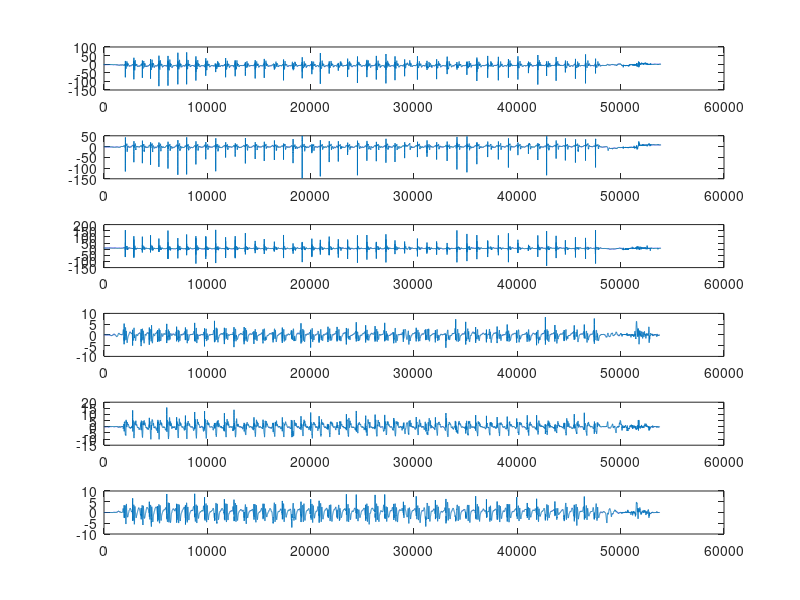

Recreate this plot in MATLAB.


Ax = importdata("ax.txt"); 
Ay = importdata("ay.txt");
Az = importdata("az.txt");
Gx = importdata("gx.txt");
Gy = importdata("gy.txt");
Gz = importdata("gz.txt");
A = linspace(0,numel(Ax));
G = linspace(0,numel(Gx));

figure;
subplot(6,1,1);
plot(Ax);
subplot(6,1,2);
plot(Ay);
subplot(6,1,3);
plot(Az);
subplot(6,1,4);
plot(Gx);
subplot(6,1,5);
plot(Gy);
subplot(6,1,6);
plot(Gz);
